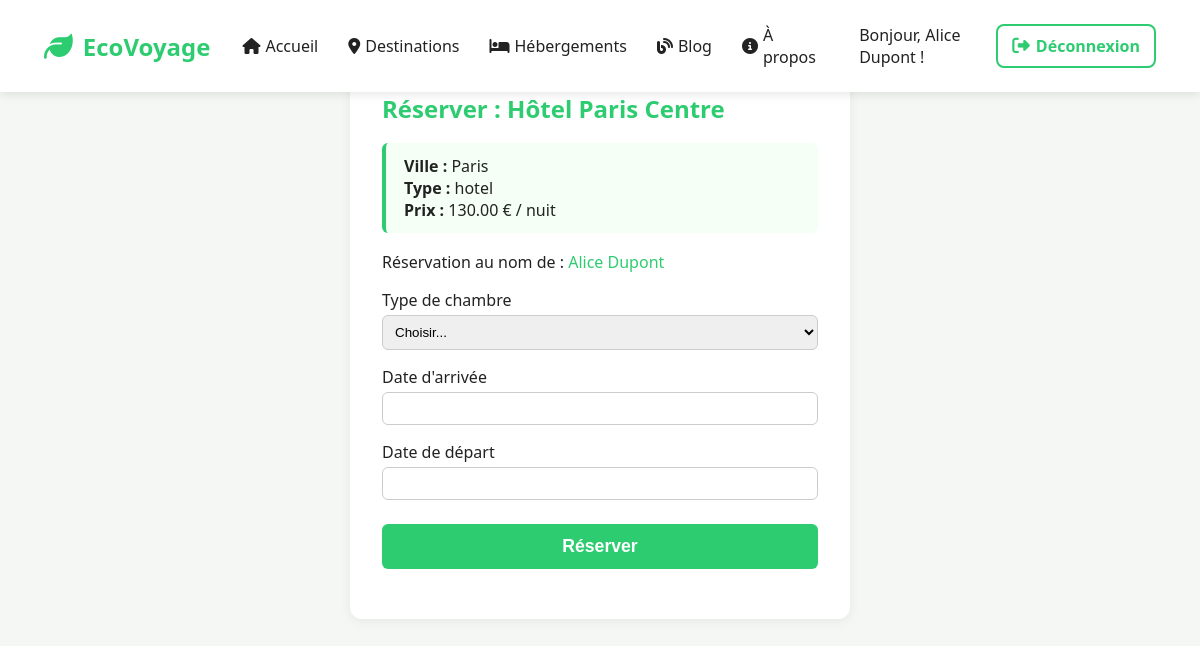
The page /reservation/148/ (signed in) on the database its author committed.
### main/models.py (models this page shows, shortened)
class Utilisateur(models.Model):
    nom = models.CharField(max_length=100, unique=True)
    password = models.CharField(max_length=128)  # Stocke le hash du mot de passe

class Hebergement(models.Model):
    nom = models.CharField(max_length=100)
    description = models.TextField()
    adresse = models.CharField(max_length=255)
    prix_par_nuit = models.DecimalField(max_digits=8, decimal_places=2)
    destination = models.ForeignKey('Destination', on_delete=models.CASCADE, related_name='hebergements')
    type = models.CharField(max_length=50, choices=[('hotel', 'Hôtel'), ('auberge', 'Auberge'), ('bnb', 'B&B'), ('camping', 'Camping'), ('autre', 'Autre')], default='hotel')
    studio = models.PositiveIntegerField(default=0, help_text="Nombre de studios")
    prix_studio = models.DecimalField(max_digits=8, decimal_places=2, null=True, blank=True, help_text="Prix par nuit pour un studio")
    chambre_3p = models.PositiveIntegerField(default=0, help_text="Nombre de chambres 3 personnes")
    prix_3p = models.DecimalField(max_digits=8, decimal_places=2, null=True, blank=True, help_text="Prix par nuit pour une chambre 3 personnes")
    chambre_4p = models.PositiveIntegerField(default=0, help_text="Nombre de chambres 4 personnes")
    prix_4p = models.DecimalField(max_digits=8, decimal_places=2, null=True, blank=True, help_text="Prix par nuit pour une chambre 4 personnes")
    chambre_5p = models.PositiveIntegerField(default=0, help_text="Nombre de chambres 5 personnes")
    prix_5p = models.DecimalField(max_digits=8, decimal_places=2, null=True, blank=True, help_text="Prix par nuit pour une chambre 5 personnes")
    eco_label = models.CharField("Éco-label", max_length=100, blank=True, null=True)
    photo = models.ImageField(upload_to='hebergement_photos/', null=True, blank=True)

class Destination(models.Model):
    nom = models.CharField("Ville", max_length=100)
    site = models.CharField("Emplacement ou URL", max_length=255)
    pays = models.ForeignKey(Pays, on_delete=models.CASCADE, related_name="destinations")
    description = models.TextField()
    prix_par_nuit_moyen = models.DecimalField(max_digits=8, decimal_places=2)
    sejour = models.CharField("Séjour", max_length=100, blank=True, null=True)
    eco_label = models.CharField("Éco-label", max_length=100, blank=True, null=True)
    photo = models.ImageField(upload_to='destination_photos/', null=True, blank=True)

### main/views.py (the view, shortened to what this page needs)
# urls.py: path('reservation/<int:hebergement_id>/', views.reservation, name='reservation'),
def reservation(request, hebergement_id):
    utilisateur = None
    if request.session.get('user_id'):
        try:
            utilisateur = Utilisateur.objects.get(id=request.session['user_id'])
        except Utilisateur.DoesNotExist:
            utilisateur = None
    if not utilisateur:
        return redirect('connexion')
    hebergement = Hebergement.objects.get(id=hebergement_id)
    from collections import defaultdict
    from datetime import timedelta, datetime
    reservations = hebergement.reservations.all()
    stock = {
        'studio': hebergement.studio,
        'chambre_3p': hebergement.chambre_3p,
        'chambre_4p': hebergement.chambre_4p,
        'chambre_5p': hebergement.chambre_5p,
    }
    prix = {
        'studio': hebergement.prix_studio,
        'chambre_3p': hebergement.prix_3p,
        'chambre_4p': hebergement.prix_4p,
        'chambre_5p': hebergement.prix_5p,
    }
    types_disponibles = [k for k, v in stock.items() if v > 0]
    reserved_dates = {k: set() for k, _ in Reservation.TYPE_CHAMBRE_CHOICES}
    date_counts = {k: defaultdict(int) for k, _ in Reservation.TYPE_CHAMBRE_CHOICES}
    for r in reservations:
        d1, d2 = r.date_arrivee, r.date_depart
        current = d1
        while current < d2:
            date_counts[r.type_chambre][current.strftime('%Y-%m-%d')] += 1
            current += timedelta(days=1)
    for type_chambre, counts in date_counts.items():
        for date_str, count in counts.items():
            if count >= stock.get(type_chambre, 0):
                reserved_dates[type_chambre].add(date_str)
    reserved_dates = {k: sorted(list(v)) for k, v in reserved_dates.items()}
    user_blocked_dates = set()
    if utilisateur:
        autres_resas = Reservation.objects.filter(utilisateur=utilisateur).exclude(hebergement=hebergement)
        for resa in autres_resas:
            d1, d2 = resa.date_arrivee, resa.date_depart
            current = d1
            while current < d2:
                user_blocked_dates.add(current.strftime('%Y-%m-%d'))
                current += timedelta(days=1)
    return render(request, 'reservation.html', {
        'hebergement': hebergement,
        'utilisateur': utilisateur,
        'reserved_dates': reserved_dates,
        'types_disponibles': types_disponibles,
        'prix_chambres': prix,
        'user_blocked_dates': sorted(list(user_blocked_dates))
    })

### templates/reservation.html (shortened to what this page needs)
{% load static %}
<!DOCTYPE html>
<html lang="fr">
<head>
    <link rel="stylesheet" href="{% static 'css/home.css' %}">
    <link rel="stylesheet" href="https://cdnjs.cloudflare.com/ajax/libs/font-awesome/6.4.2/css/all.min.css">
    <link rel="stylesheet" href="https://cdn.jsdelivr.net/npm/flatpickr/dist/flatpickr.min.css">
</head>
<body>
    <nav class="navbar">
        <div class="nav-container">
            <div class="nav-logo">
                <i class="fas fa-leaf"></i>
                <span>EcoVoyage</span>
            </div>
            <ul class="nav-menu">
                <li><a href="{% url 'home' %}"><i class="fas fa-home"></i> Accueil</a></li>
                <li><a href="{% url 'destinations' %}"><i class="fas fa-map-marker-alt"></i> Destinations</a></li>
                <li><a href="{% url 'hebergements' %}"><i class="fas fa-bed"></i> Hébergements</a></li>
                <li><a href="{% url 'blog' %}"><i class="fas fa-blog"></i> Blog</a></li>
                <li><a href="{% url 'about' %}"><i class="fas fa-info-circle"></i> À propos</a></li>
            </ul>
            <div class="nav-buttons">
                {% if utilisateur %}
                    <span class="nav-username">Bonjour, {{ utilisateur.nom }} !</span>
                    <a href="{% url 'deconnexion' %}" class="btn-logout"><i class="fas fa-sign-out-alt"></i> Déconnexion</a>
                {% else %}
                    <a href="/connexion/" class="btn-login"><i class="fas fa-sign-in-alt"></i> Connexion</a>
                    <a href="/inscription/" class="btn-signup"><i class="fas fa-user-plus"></i> Inscription</a>
                {% endif %}
            </div>
        </div>
    </nav>
    <div class="reservation-container">
        <h2>Réserver : {{ hebergement.nom }}</h2>
        <div class="reservation-info">
            <b>Ville :</b> {{ hebergement.destination.nom }}<br>
            <b>Type :</b> {{ hebergement.type }}<br>
            <b>Prix :</b> {{ hebergement.prix_par_nuit }} € / nuit
        </div>
        <div style="margin-bottom:12px;font-weight:500;">Réservation au nom de : <span style="color:#2ecc71;">{{ utilisateur.nom }}</span></div>
        <form method="post" class="reservation-form" id="reservationForm">
            <label for="type_chambre">Type de chambre</label>
            <select name="type_chambre" id="type_chambre" required>
                <option value="">Choisir...</option>
            </select>
            <label for="date_arrivee">Date d'arrivée</label>
            <input type="text" name="date_arrivee" id="date_arrivee" required>
            <label for="date_depart">Date de départ</label>
            <input type="text" name="date_depart" id="date_depart" required>
            <button type="submit">Réserver</button>
        </form>
    </div>
</body>
</html>

### static/css/home.css (style rules this page uses)
* { box-sizing: border-box; }
body { margin: 0; padding: 0; font-family: 'Segoe UI', Arial, sans-serif; background: #f4f7f3; color: #222; }
nav { display: flex; justify-content: space-between; align-items: center; padding: 0.7rem 1.5rem; background: rgba(255,255,255,0.0); transition: background 0.3s, box-shadow 0.3s; box-shadow: none; position: fixed; width: 100%; top: 0; left: 0; z-index: 100; max-width: 100vw; }
nav .nav-container { width: 100%; max-width: 1200px; margin: 0 auto; display: flex; justify-content: space-between; align-items: center; gap: 2rem; }
nav ul { list-style: none; display: flex; gap: 1.1rem; margin: 0; padding: 0; margin-right: 0; align-items: center; }
nav ul li a, .site-logo, nav ul li a i { color: #222 !important; text-decoration: none !important; }
nav ul li:last-child a { padding-right: 0.7rem; }
.navbar { background: #fff; box-shadow: 0 2px 10px rgba(0,0,0,0.1); position: fixed; top: 0; width: 100%; z-index: 1000; }
.nav-container { max-width: 1200px; margin: 0 auto; padding: 0 20px; display: flex; justify-content: space-between; align-items: center; height: 70px; }
.nav-logo { display: flex; align-items: center; font-size: 1.5rem; font-weight: bold; color: #2ecc71; }
.nav-logo i { margin-right: 10px; font-size: 1.8rem; }
.nav-menu { display: flex; list-style: none; gap: 30px; }
.nav-menu a { text-decoration: none; color: #333; font-weight: 500; transition: color 0.3s ease; display: flex; align-items: center; gap: 5px; }
.nav-buttons { display: flex; gap: 15px; }
.btn-logout { display: flex; align-items: center; padding: 7px 14px; background: #fff; color: #2ecc71; border: 2px solid #2ecc71; border-radius: 8px; font-weight: 600; font-size: 1em; text-decoration: none; margin-left: 10px; transition: background 0.2s, color 0.2s; line-height: 1.2; box-sizing: border-box; }
.btn-logout i { margin-right: 6px; font-size: 1.1em; }

### templates/reservation.html (style rules this page uses)
.reservation-container { max-width: 500px; margin: 40px auto; background: #fff; border-radius: 12px; box-shadow: 0 2px 12px #0001; padding: 32px; }
.reservation-container h2 { color: #2ecc71; margin-bottom: 18px; }
.reservation-form label { display: block; margin-top: 16px; font-weight: 500; }
.reservation-form input, .reservation-form select { width: 100%; padding: 8px; border-radius: 6px; border: 1px solid #ccc; margin-top: 4px; }
.reservation-form button { margin-top: 24px; width: 100%; background: #2ecc71; color: #fff; border: none; border-radius: 6px; padding: 12px; font-size: 1.1em; font-weight: bold; cursor: pointer; transition: background 0.2s; }
.reservation-info { background: #f6fff6; border-left: 4px solid #2ecc71; padding: 12px 18px; border-radius: 6px; margin-bottom: 18px; }

### rows shown on the page
Utilisateur: nom "Alice Dupont"
Hebergement: nom "Hôtel Paris Centre", destination.nom "Paris", type "hotel", prix_par_nuit "130.00"
